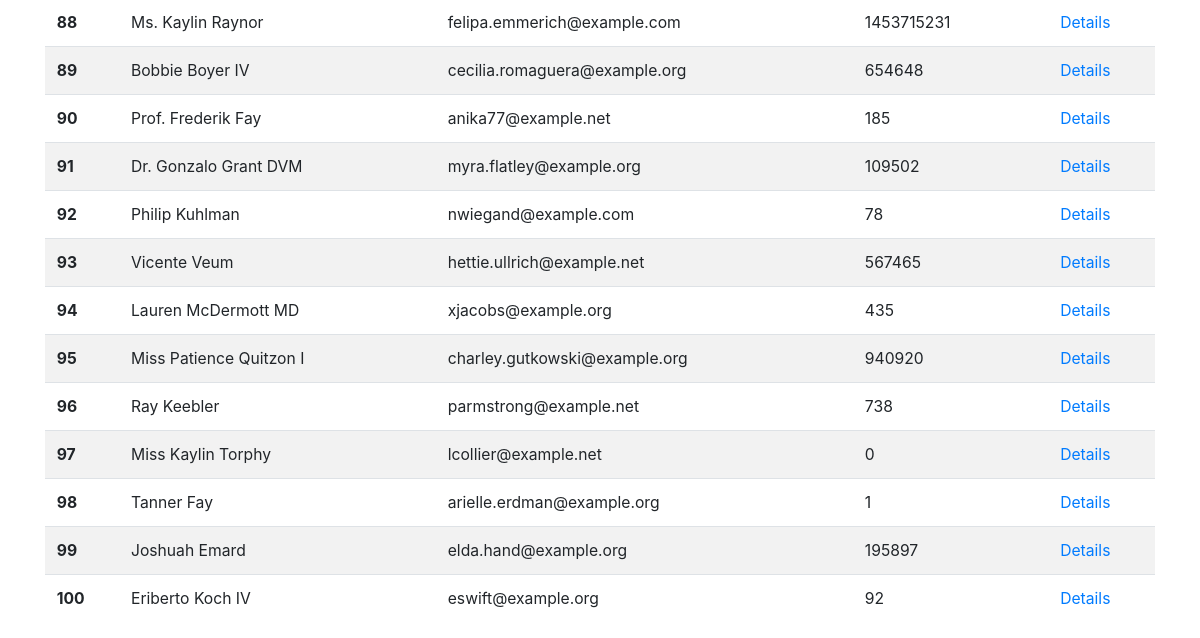
Page /speakers/all-speakers/ (lower part) on the earlier database version.
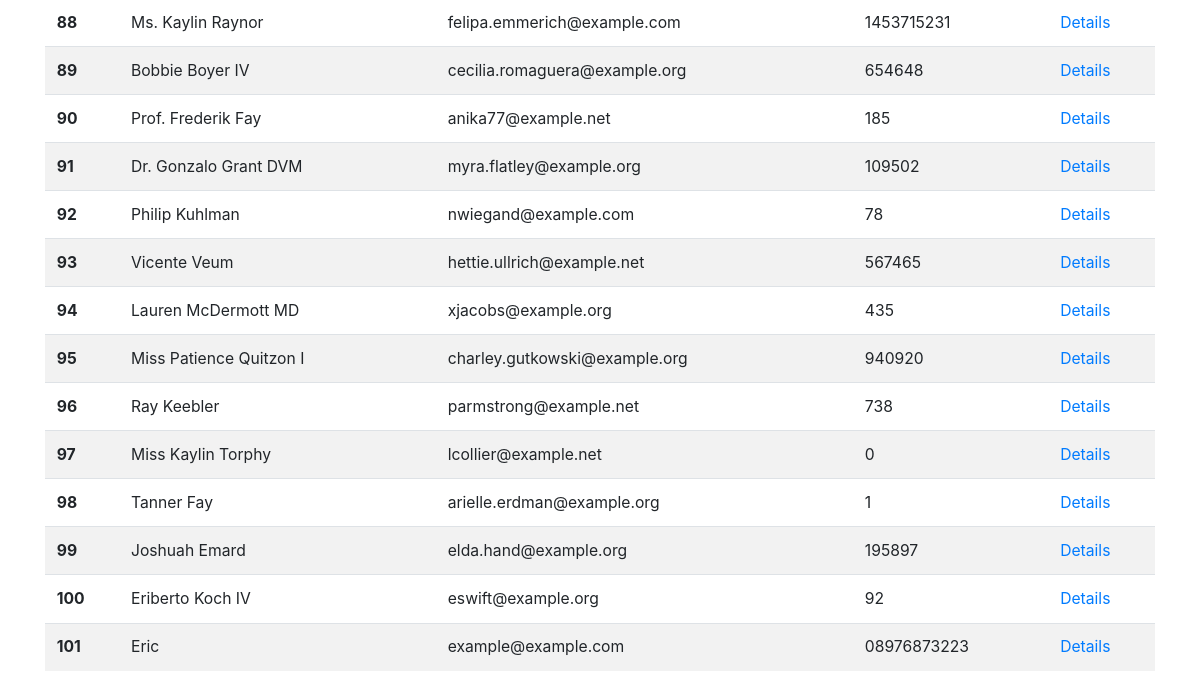
Same page on the later database version.
### speaker/models.py (models this page shows, shortened)
class Speaker(models.Model):
    name = models.CharField(max_length=150)
    biography = models.TextField()
    photo = models.ImageField(upload_to='speaker/logo/', blank=True)
    email = models.EmailField()
    phone_number = models.CharField(max_length=20)
    linkedin = models.URLField(blank=True, null=True)
    twitter = models.URLField(blank=True, null=True)
    instagram = models.URLField(blank=True, null=True)

### speaker/views.py (the view)
# urls.py: path('all-speakers/', views.all_speakers, name=''),
def all_speakers(request):
    speaker = Speaker.objects.all()
    return render(request, 'speaker/all_speakers.html', {'speaker': speaker})

### templates/speaker/all_speakers.html (shortened to what this page needs)
{% extends 'base.html' %}
{%block content %}
<table class="table table-striped">
  <tbody>
    {% for speaker in speaker %}
    <tr>
      <th scope="row">{{speaker.id}}</th>
      <td style="max-width: 300px">{{speaker.name}}</td>
      <td>{{speaker.email}}</td>
      <td>{{speaker.phone_number}}</td>
      <td>
        <a
          href="/speakers/{{speaker.name}}"
          class="link-primary link-offset-2 link-underline-opacity-25 link-underline-opacity-100-hover"
          >Details</a
        >
      </td>
    </tr>
    {% endfor %}
  </tbody>
</table>
{% endblock content %}

Differences in the rows shown:
added Speaker: id "101", name "Eric", email "example@example.com", phone_number "08976873223"
